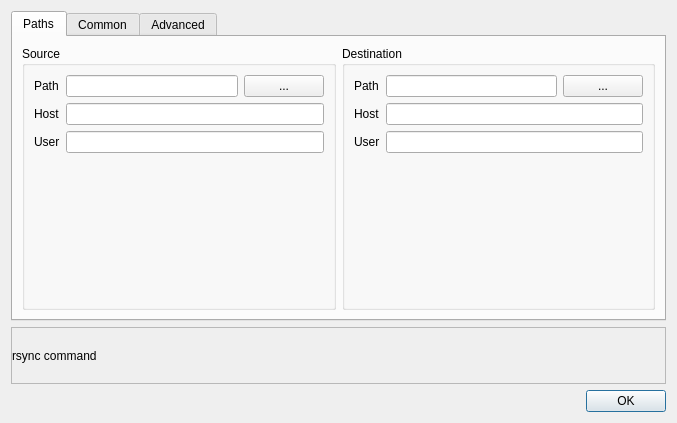
<?xml version="1.0" encoding="UTF-8"?>
<ui version="4.0">
 <class>CommandForm</class>
 <widget class="QWidget" name="CommandForm">
  <property name="geometry">
   <rect>
    <x>0</x>
    <y>0</y>
    <width>677</width>
    <height>423</height>
   </rect>
  </property>
  <property name="windowTitle">
   <string>rsync command</string>
  </property>
  <layout class="QGridLayout" name="gridLayout_4">
   <item row="0" column="0">
    <widget class="QTabWidget" name="tabPaths">
     <property name="currentIndex">
      <number>0</number>
     </property>
     <widget class="QWidget" name="tab">
      <attribute name="title">
       <string>Paths</string>
      </attribute>
      <layout class="QHBoxLayout" name="horizontalLayout">
       <item>
        <widget class="QGroupBox" name="groupBox">
         <property name="title">
          <string>Source</string>
         </property>
         <layout class="QGridLayout" name="gridLayout">
          <item row="0" column="0">
           <widget class="QLabel" name="label">
            <property name="text">
             <string>Path</string>
            </property>
           </widget>
          </item>
          <item row="0" column="1">
           <widget class="QLineEdit" name="textSourcePath"/>
          </item>
          <item row="2" column="0">
           <widget class="QLabel" name="label_3">
            <property name="text">
             <string>Host</string>
            </property>
           </widget>
          </item>
          <item row="2" column="1" colspan="2">
           <widget class="QLineEdit" name="textSourceHost"/>
          </item>
          <item row="3" column="0">
           <widget class="QLabel" name="label_4">
            <property name="text">
             <string>User</string>
            </property>
           </widget>
          </item>
          <item row="3" column="1" colspan="2">
           <widget class="QLineEdit" name="textSourceUser"/>
          </item>
          <item row="0" column="2">
           <widget class="QPushButton" name="buttonSourcePath">
            <property name="text">
             <string>...</string>
            </property>
           </widget>
          </item>
          <item row="4" column="0">
           <spacer name="verticalSpacer">
            <property name="orientation">
             <enum>Qt::Vertical</enum>
            </property>
            <property name="sizeHint" stdset="0">
             <size>
              <width>20</width>
              <height>40</height>
             </size>
            </property>
           </spacer>
          </item>
         </layout>
        </widget>
       </item>
       <item>
        <widget class="QGroupBox" name="groupBox_2">
         <property name="title">
          <string>Destination</string>
         </property>
         <layout class="QGridLayout" name="gridLayout_2">
          <item row="0" column="0">
           <widget class="QLabel" name="label_2">
            <property name="text">
             <string>Path</string>
            </property>
           </widget>
          </item>
          <item row="0" column="1">
           <widget class="QLineEdit" name="textDestinationPath"/>
          </item>
          <item row="1" column="0">
           <widget class="QLabel" name="label_6">
            <property name="text">
             <string>Host</string>
            </property>
           </widget>
          </item>
          <item row="1" column="1" colspan="2">
           <widget class="QLineEdit" name="textDestinationHost"/>
          </item>
          <item row="2" column="0">
           <widget class="QLabel" name="label_5">
            <property name="text">
             <string>User</string>
            </property>
           </widget>
          </item>
          <item row="2" column="1" colspan="2">
           <widget class="QLineEdit" name="textDestinationUser"/>
          </item>
          <item row="0" column="2">
           <widget class="QPushButton" name="buttonDestinationPath">
            <property name="text">
             <string>...</string>
            </property>
           </widget>
          </item>
          <item row="3" column="0">
           <spacer name="verticalSpacer_2">
            <property name="orientation">
             <enum>Qt::Vertical</enum>
            </property>
            <property name="sizeHint" stdset="0">
             <size>
              <width>20</width>
              <height>40</height>
             </size>
            </property>
           </spacer>
          </item>
         </layout>
        </widget>
       </item>
      </layout>
     </widget>
     <widget class="QWidget" name="tabCommon">
      <attribute name="title">
       <string>Common</string>
      </attribute>
     </widget>
     <widget class="QWidget" name="tabAdvanced">
      <attribute name="title">
       <string>Advanced</string>
      </attribute>
      <layout class="QGridLayout" name="gridLayout_3">
       <item row="0" column="0">
        <widget class="QLabel" name="label_7">
         <property name="text">
          <string>Name</string>
         </property>
        </widget>
       </item>
       <item row="0" column="1" colspan="3">
        <widget class="QLineEdit" name="textName"/>
       </item>
       <item row="1" column="0">
        <widget class="QLabel" name="label_8">
         <property name="text">
          <string>Value</string>
         </property>
        </widget>
       </item>
       <item row="1" column="1" colspan="3">
        <widget class="QLineEdit" name="textValue"/>
       </item>
       <item row="2" column="0">
        <widget class="QPushButton" name="buttonAdd">
         <property name="text">
          <string>Add</string>
         </property>
        </widget>
       </item>
       <item row="2" column="1">
        <widget class="QPushButton" name="buttonEdit">
         <property name="text">
          <string>Edit</string>
         </property>
        </widget>
       </item>
       <item row="2" column="2">
        <widget class="QPushButton" name="buttonRemove">
         <property name="text">
          <string>Remove</string>
         </property>
        </widget>
       </item>
       <item row="2" column="3">
        <spacer name="horizontalSpacer_2">
         <property name="orientation">
          <enum>Qt::Horizontal</enum>
         </property>
         <property name="sizeHint" stdset="0">
          <size>
           <width>374</width>
           <height>20</height>
          </size>
         </property>
        </spacer>
       </item>
       <item row="3" column="0" colspan="4">
        <widget class="QTableView" name="tableOptions">
         <property name="selectionMode">
          <enum>QAbstractItemView::SingleSelection</enum>
         </property>
         <property name="selectionBehavior">
          <enum>QAbstractItemView::SelectRows</enum>
         </property>
         <attribute name="horizontalHeaderHighlightSections">
          <bool>false</bool>
         </attribute>
         <attribute name="horizontalHeaderStretchLastSection">
          <bool>false</bool>
         </attribute>
         <attribute name="verticalHeaderVisible">
          <bool>false</bool>
         </attribute>
         <attribute name="verticalHeaderHighlightSections">
          <bool>false</bool>
         </attribute>
         <attribute name="verticalHeaderVisible">
          <bool>false</bool>
         </attribute>
         <attribute name="horizontalHeaderStretchLastSection">
          <bool>false</bool>
         </attribute>
         <attribute name="horizontalHeaderHighlightSections">
          <bool>false</bool>
         </attribute>
         <attribute name="verticalHeaderHighlightSections">
          <bool>false</bool>
         </attribute>
        </widget>
       </item>
      </layout>
     </widget>
    </widget>
   </item>
   <item row="1" column="0">
    <widget class="QScrollArea" name="scrollArea">
     <property name="minimumSize">
      <size>
       <width>0</width>
       <height>40</height>
      </size>
     </property>
     <property name="baseSize">
      <size>
       <width>0</width>
       <height>0</height>
      </size>
     </property>
     <property name="verticalScrollBarPolicy">
      <enum>Qt::ScrollBarAlwaysOff</enum>
     </property>
     <property name="widgetResizable">
      <bool>true</bool>
     </property>
     <widget class="QWidget" name="scrollAreaWidgetContents">
      <property name="geometry">
       <rect>
        <x>0</x>
        <y>0</y>
        <width>649</width>
        <height>36</height>
       </rect>
      </property>
      <layout class="QHBoxLayout" name="horizontalLayout_3">
       <property name="spacing">
        <number>-1</number>
       </property>
       <property name="margin">
        <number>0</number>
       </property>
       <item>
        <widget class="QLabel" name="labelCommand">
         <property name="text">
          <string>rsync command</string>
         </property>
        </widget>
       </item>
      </layout>
     </widget>
    </widget>
   </item>
   <item row="2" column="0">
    <layout class="QHBoxLayout" name="horizontalLayout_2">
     <item>
      <spacer name="horizontalSpacer">
       <property name="orientation">
        <enum>Qt::Horizontal</enum>
       </property>
       <property name="sizeHint" stdset="0">
        <size>
         <width>40</width>
         <height>20</height>
        </size>
       </property>
      </spacer>
     </item>
     <item>
      <widget class="QPushButton" name="buttonOK">
       <property name="text">
        <string>OK</string>
       </property>
       <property name="autoDefault">
        <bool>false</bool>
       </property>
       <property name="default">
        <bool>true</bool>
       </property>
      </widget>
     </item>
    </layout>
   </item>
  </layout>
 </widget>
 <resources/>
 <connections>
  <connection>
   <sender>buttonOK</sender>
   <signal>clicked()</signal>
   <receiver>CommandForm</receiver>
   <slot>accept()</slot>
   <hints>
    <hint type="sourcelabel">
     <x>622</x>
     <y>397</y>
    </hint>
    <hint type="destinationlabel">
     <x>535</x>
     <y>392</y>
    </hint>
   </hints>
  </connection>
  <connection>
   <sender>textSourcePath</sender>
   <signal>textChanged(QString)</signal>
   <receiver>CommandForm</receiver>
   <slot>onSourcePath(QString)</slot>
   <hints>
    <hint type="sourcelabel">
     <x>395</x>
     <y>302</y>
    </hint>
    <hint type="destinationlabel">
     <x>338</x>
     <y>211</y>
    </hint>
   </hints>
  </connection>
  <connection>
   <sender>textSourceHost</sender>
   <signal>textChanged(QString)</signal>
   <receiver>CommandForm</receiver>
   <slot>onSourceHost(QString)</slot>
   <hints>
    <hint type="sourcelabel">
     <x>395</x>
     <y>302</y>
    </hint>
    <hint type="destinationlabel">
     <x>338</x>
     <y>211</y>
    </hint>
   </hints>
  </connection>
  <connection>
   <sender>textSourceUser</sender>
   <signal>textChanged(QString)</signal>
   <receiver>CommandForm</receiver>
   <slot>onSourceUser(QString)</slot>
   <hints>
    <hint type="sourcelabel">
     <x>395</x>
     <y>302</y>
    </hint>
    <hint type="destinationlabel">
     <x>338</x>
     <y>211</y>
    </hint>
   </hints>
  </connection>
  <connection>
   <sender>textDestinationPath</sender>
   <signal>textChanged(QString)</signal>
   <receiver>CommandForm</receiver>
   <slot>onDestinationPath(QString)</slot>
   <hints>
    <hint type="sourcelabel">
     <x>743</x>
     <y>302</y>
    </hint>
    <hint type="destinationlabel">
     <x>338</x>
     <y>211</y>
    </hint>
   </hints>
  </connection>
  <connection>
   <sender>textDestinationHost</sender>
   <signal>textChanged(QString)</signal>
   <receiver>CommandForm</receiver>
   <slot>onDestinationHost(QString)</slot>
   <hints>
    <hint type="sourcelabel">
     <x>743</x>
     <y>302</y>
    </hint>
    <hint type="destinationlabel">
     <x>338</x>
     <y>211</y>
    </hint>
   </hints>
  </connection>
  <connection>
   <sender>textDestinationUser</sender>
   <signal>textChanged(QString)</signal>
   <receiver>CommandForm</receiver>
   <slot>onDestinationUser(QString)</slot>
   <hints>
    <hint type="sourcelabel">
     <x>743</x>
     <y>302</y>
    </hint>
    <hint type="destinationlabel">
     <x>338</x>
     <y>211</y>
    </hint>
   </hints>
  </connection>
  <connection>
   <sender>buttonSourcePath</sender>
   <signal>clicked()</signal>
   <receiver>CommandForm</receiver>
   <slot>onChooseSource()</slot>
   <hints>
    <hint type="sourcelabel">
     <x>395</x>
     <y>302</y>
    </hint>
    <hint type="destinationlabel">
     <x>338</x>
     <y>211</y>
    </hint>
   </hints>
  </connection>
  <connection>
   <sender>buttonDestinationPath</sender>
   <signal>clicked()</signal>
   <receiver>CommandForm</receiver>
   <slot>onChooseDestination()</slot>
   <hints>
    <hint type="sourcelabel">
     <x>743</x>
     <y>302</y>
    </hint>
    <hint type="destinationlabel">
     <x>338</x>
     <y>211</y>
    </hint>
   </hints>
  </connection>
  <connection>
   <sender>buttonAdd</sender>
   <signal>clicked()</signal>
   <receiver>CommandForm</receiver>
   <slot>onAddOption()</slot>
   <hints>
    <hint type="sourcelabel">
     <x>62</x>
     <y>123</y>
    </hint>
    <hint type="destinationlabel">
     <x>338</x>
     <y>211</y>
    </hint>
   </hints>
  </connection>
  <connection>
   <sender>buttonEdit</sender>
   <signal>clicked()</signal>
   <receiver>CommandForm</receiver>
   <slot>onEditOption()</slot>
   <hints>
    <hint type="sourcelabel">
     <x>130</x>
     <y>123</y>
    </hint>
    <hint type="destinationlabel">
     <x>338</x>
     <y>211</y>
    </hint>
   </hints>
  </connection>
  <connection>
   <sender>buttonRemove</sender>
   <signal>clicked()</signal>
   <receiver>CommandForm</receiver>
   <slot>onRemoveOption()</slot>
   <hints>
    <hint type="sourcelabel">
     <x>211</x>
     <y>123</y>
    </hint>
    <hint type="destinationlabel">
     <x>338</x>
     <y>211</y>
    </hint>
   </hints>
  </connection>
  <connection>
   <sender>tableOptions</sender>
   <signal>clicked(QModelIndex)</signal>
   <receiver>CommandForm</receiver>
   <slot>onSelectOption(QModelIndex)</slot>
   <hints>
    <hint type="sourcelabel">
     <x>338</x>
     <y>230</y>
    </hint>
    <hint type="destinationlabel">
     <x>338</x>
     <y>211</y>
    </hint>
   </hints>
  </connection>
 </connections>
 <slots>
  <slot>onChooseSource()</slot>
  <slot>onChooseDestination()</slot>
  <slot>accept()</slot>
  <slot>onSourcePath(QString)</slot>
  <slot>onSourceHost(QString)</slot>
  <slot>onSourceUser(QString)</slot>
  <slot>onDestinationPath(QString)</slot>
  <slot>onDestinationHost(QString)</slot>
  <slot>onDestinationUser(QString)</slot>
  <slot>onAddOption()</slot>
  <slot>onEditOption()</slot>
  <slot>onRemoveOption()</slot>
  <slot>onSelectOption(QModelIndex)</slot>
 </slots>
</ui>
